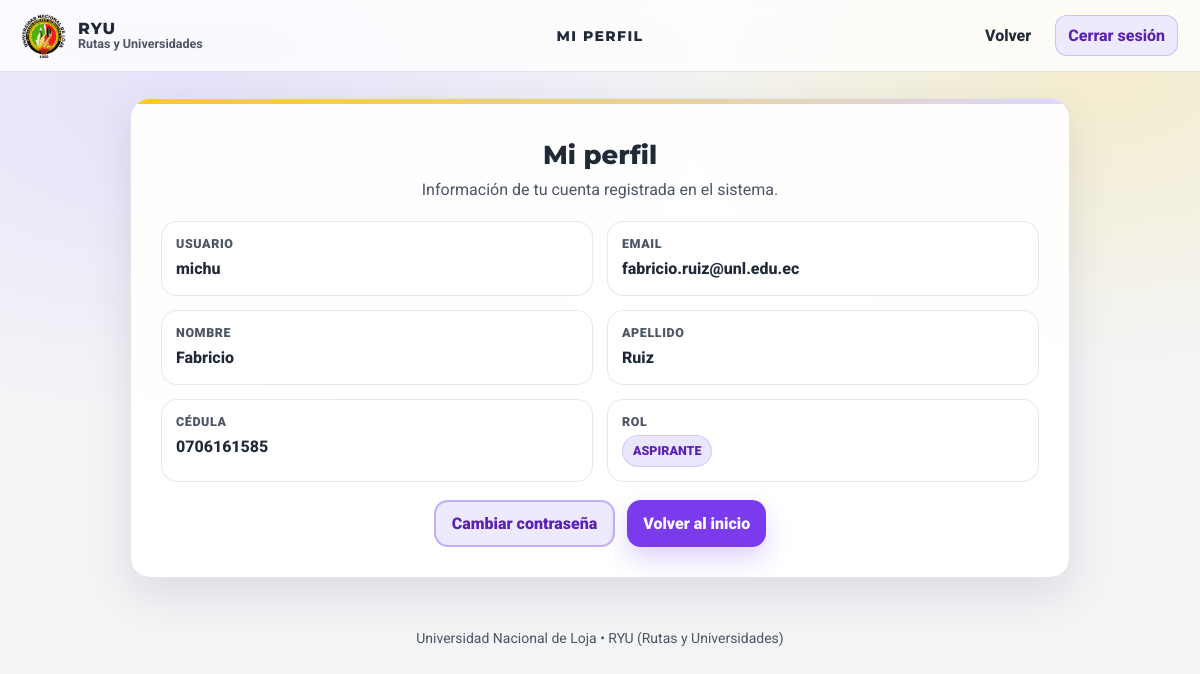
Screenshot of /perfil/ (signed in) with the database file from the repository.
### Usuarios/models.py (models this page shows, shortened)
class Cuenta(models.Model):
    persona = models.OneToOneField(Persona, on_delete=models.CASCADE)
    user = models.OneToOneField(User, on_delete=models.CASCADE)
    activo = models.BooleanField(default=True)
    rol = models.CharField(
        max_length=20,
        choices=Rol.choices,
        default=Rol.ASPIRANTE
    )

class Persona(models.Model):
    nombres = models.CharField(max_length=100)
    apellidos = models.CharField(max_length=100)
    correo = models.EmailField(unique=True)
    cedula = models.CharField(max_length=20, unique=True)

### Usuarios/views.py (the view)
# urls.py: path("perfil/", views.perfil_view, name="perfil"),
@login_required
def perfil_view(request):
    cuenta = request.user.cuenta
    return render(request, "auth/perfil.html", {
        "user": request.user,
        "cuenta": cuenta
    })

### templates/auth/perfil.html (shortened to what this page needs)
{% load static %}
<!DOCTYPE html>
<html lang="es">
<head>
  <link rel="stylesheet" href="{% static 'css/perfil.css' %}">
</head>
<body>
  <header class="navbar">
    <div class="nav-left">
      <img class="nav-logo" src="{% static 'image/logo-unl.png' %}" alt="Universidad Nacional de Loja">
      <div class="nav-app">
        <div class="nav-app-title">RYU</div>
        <div class="nav-app-subtitle">Rutas y Universidades</div>
      </div>
    </div>
    <div class="nav-center">
      <div class="nav-title">MI PERFIL</div>
    </div>
    <div class="nav-right">
      <a class="nav-link" href="{% url 'home' %}">Volver</a>
      <a class="nav-link nav-link-cta" href="{% url 'logout' %}">Cerrar sesión</a>
    </div>
  </header>
  <main class="page">
    <section class="card">
      <h1 class="title">Mi perfil</h1>
      <p class="subtitle">Información de tu cuenta registrada en el sistema.</p>
      <div class="grid">
        <div class="item">
          <div class="label">Usuario</div>
          <div class="value">{{ user.username }}</div>
        </div>
        <div class="item">
          <div class="label">Email</div>
          <div class="value">{{ user.email }}</div>
        </div>
        <div class="item">
          <div class="label">Nombre</div>
          <div class="value">{{ cuenta.persona.nombres }}</div>
        </div>
        <div class="item">
          <div class="label">Apellido</div>
          <div class="value">{{ cuenta.persona.apellidos }}</div>
        </div>
        <div class="item">
          <div class="label">Cédula</div>
          <div class="value">{{ cuenta.persona.cedula }}</div>
        </div>
        <div class="item">
          <div class="label">Rol</div>
          <div class="value">
            <span class="chip">{{ cuenta.rol }}</span>
          </div>
        </div>
      </div>
      <div class="actions">
        <a class="btn btn-outline" href="{% url 'cambiar_password' %}">Cambiar contraseña</a>
        <a class="btn btn-primary" href="{% url 'home' %}">Volver al inicio</a>
      </div>
    </section>
    <footer class="footer">
      <p>Universidad Nacional de Loja • RYU (Rutas y Universidades)</p>
    </footer>
  </main>
</body>
</html>

### static/css/perfil.css (style rules this page uses)
:root { --primary:#7C3AED; --secondary:#DDD6FE; --accent:#FACC15; --bg:#F3F4F6; --text:#1F2937; --muted:#4B5563; --card:#FFFFFF; --border:rgba(31,41,55,.12); --font-title:"Montserrat",sans-serif; --font-body:"Roboto",sans-serif; --radius:16px; --shadow:0 16px 45px rgba(17,24,39,.10); --success:#16A34A; }
* { box-sizing:border-box }
html,body { height:100% }
body { margin:0; font-family:var(--font-body); color:var(--text); background: radial-gradient(900px 520px at 15% 12%, rgba(221,214,254,.60), transparent 60%), radial-gradient(850px 520px at 92% 10%, rgba(250,204,21,.18), transparent 55%), var(--bg); }
.navbar { height:72px; display:grid; grid-template-columns: 1fr auto 1fr; align-items:center; padding:0 22px; background:rgba(255,255,255,.78); backdrop-filter: blur(10px); border-bottom:1px solid var(--border); position:sticky; top:0; z-index:10; }
.nav-left { display:flex; align-items:center; gap:12px; min-width: 220px; }
.nav-logo { height:44px; width:auto; object-fit:contain; border-radius:10px; }
.nav-app { display:flex; flex-direction:column; line-height:1.1; }
.nav-app-title { font-family:var(--font-title); font-weight:800; letter-spacing:1px; }
.nav-app-subtitle { color:var(--muted); font-size:12.5px; font-weight:700; }
.nav-center { display:flex; align-items:center; justify-content:center; }
.nav-title { font-family:var(--font-title); font-weight:800; letter-spacing:1.4px; font-size:14px; text-transform:uppercase; white-space:nowrap; }
.nav-right { display:flex; align-items:center; justify-content:flex-end; gap:12px; }
.nav-link { text-decoration:none; font-weight:800; color:var(--text); padding:10px 12px; border-radius:12px; transition: background .2s ease, color .2s ease, transform .15s ease, box-shadow .2s ease; }
.nav-link-cta { background:rgba(237,233,254,.95); color:#5B21B6; border:1px solid rgba(124,58,237,.25); }
.page { max-width:980px; margin:26px auto 0; padding:0 20px 34px; }
.card { width:100%; background:rgba(255,255,255,.92); border:1px solid var(--border); border-radius:calc(var(--radius) + 4px); box-shadow:var(--shadow); padding:30px; position:relative; overflow:hidden; }
.card::before { content:""; position:absolute; left:0; top:0; width:100%; height:5px; background:linear-gradient(90deg, var(--accent), var(--secondary)); }
.title { margin:10px 0 6px; font-family:var(--font-title); font-weight:800; font-size:26px; text-align:center; }
.subtitle { margin:0 0 18px; color:var(--muted); text-align:center; line-height:1.6; }
.grid { display:grid; grid-template-columns: repeat(2, 1fr); gap:14px; margin-top:10px; }
.item { background:rgba(255,255,255,.85); border:1px solid rgba(31,41,55,.10); border-radius:var(--radius); padding:14px 14px; }
.label { font-weight:900; font-size:12.5px; letter-spacing:.6px; text-transform:uppercase; color:var(--muted); margin-bottom:6px; }
.value { font-weight:800; color:var(--text); line-height:1.5; word-break: break-word; }
.chip { display:inline-flex; align-items:center; padding:6px 10px; border-radius:999px; background:rgba(221,214,254,.60); border:1px solid rgba(124,58,237,.18); color:#5B21B6; font-weight:900; font-size:12.5px; }
.actions { display:flex; gap:12px; justify-content:center; flex-wrap:wrap; margin-top:18px; }
.btn { display:inline-flex; align-items:center; justify-content:center; padding:12px 16px; border-radius:14px; font-weight:900; text-decoration:none; transition:transform .15s ease, box-shadow .2s ease, background .2s ease, color .2s ease, border-color .2s ease; }
.btn-primary { background:var(--primary); color:#fff; box-shadow:0 12px 24px rgba(124,58,237,.22); }
.btn-outline { background:rgba(237,233,254,.95); color:#5B21B6; border:2px solid rgba(124,58,237,.35); }
.footer { text-align:center; padding:28px 16px 0; margin-top:10px; color:var(--muted); font-size:14px; }

### rows the page displays
Cuenta: persona.nombres "Fabricio", persona.apellidos "Ruiz", persona.cedula "0706161585", rol "ASPIRANTE"

### other values shown
{{ user.username }} "michu"
{{ user.email }} "fabricio.ruiz@unl.edu.ec"
